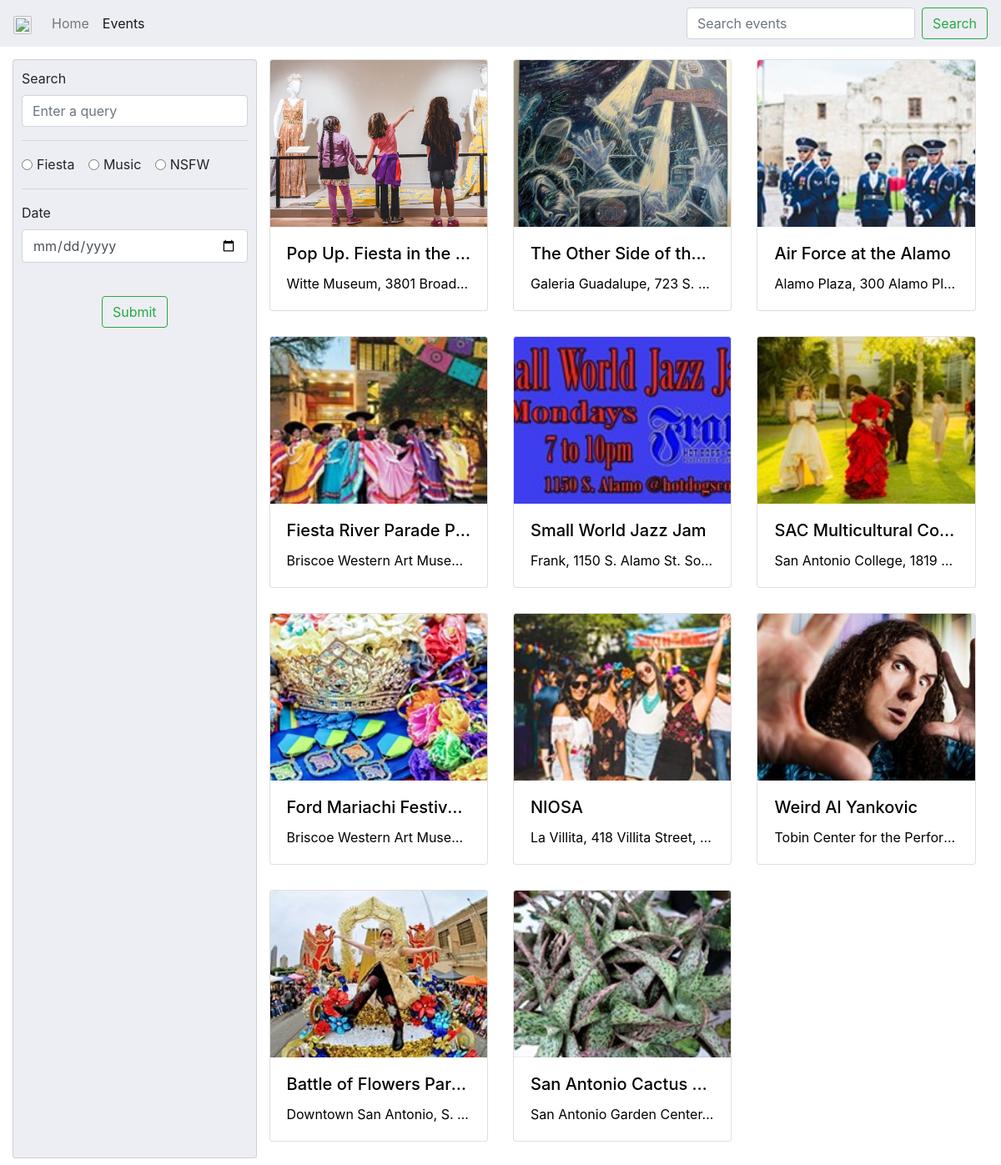
The app's page /category/default, older data.
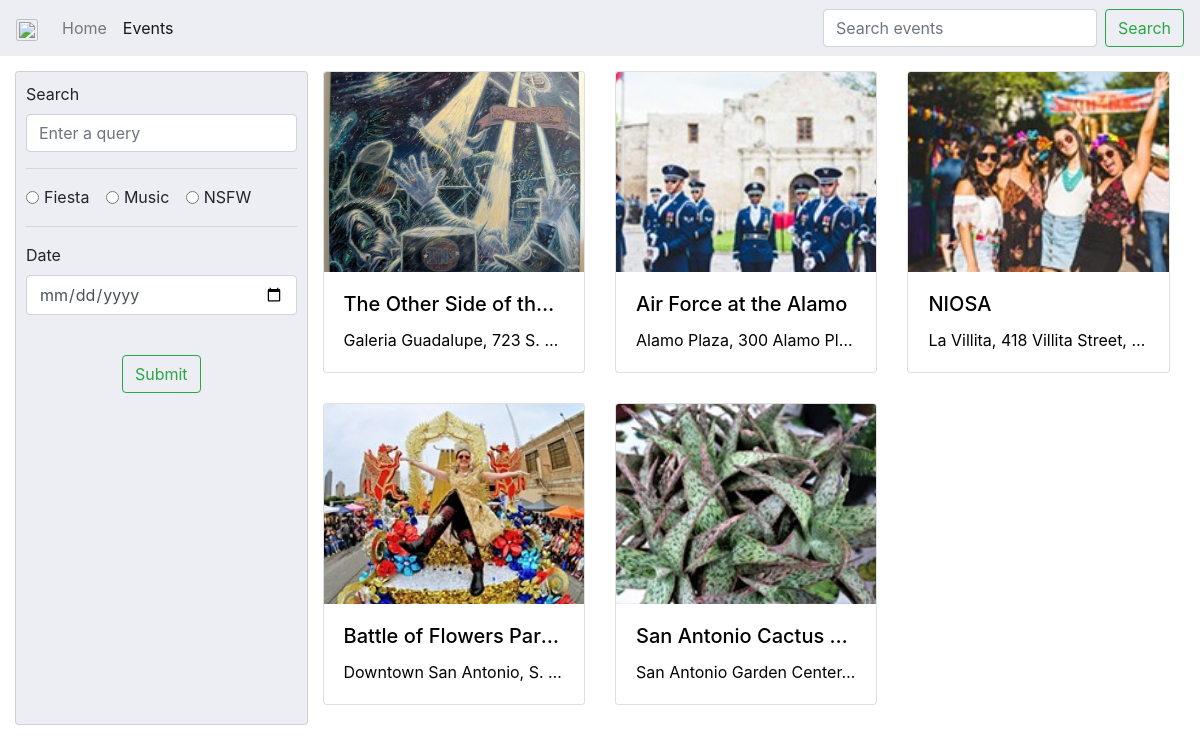
The same page, newer data.
### cal/models.py (models this page shows, shortened)
class Event(models.Model):
    title = models.CharField(max_length=100, primary_key=True)
    desc = models.TextField()
    price = models.DecimalField(max_digits=6, decimal_places=2, default=0)
    venue = models.CharField(max_length=100)
    startDate = models.DateTimeField()
    imgLoc = models.CharField(max_length=100, default='default.jpg')
    category = models.CharField(max_length=100, default='default')
    class Meta:
        ordering = [ 'startDate' ]
    def get_absolute_url(self):
        return reverse('event-detail', args=[self.title])

### cal/views.py (the view)
# urls.py: path('category/<category>' ,views.categoryView.as_view(), name='event-list'),
class categoryView(generic.ListView):
    def get_queryset(self):
    	searchParam = self.kwargs['category']
    	return Event.objects.filter(category__icontains=searchParam)

### cal/templates/cal/event_list.html (shortened to what this page needs)
<!DOCTYPE html>
<html style="height: 100%;">
  <head>
    <link rel="stylesheet" href="https://maxcdn.bootstrapcdn.com/bootstrap/4.0.0/css/bootstrap.min.css">
  </head>
  <body style="height: 100%;">
    <nav class="navbar navbar-expand-lg navbar-light bg-light" style="background-color: #edeef3 !important;">
      <a class="navbar-brand" href="#"><img src="https://cdn3.volusion.com/drk7m.puwj5/v/vspfiles/photos/636_Brown_Women-2.jpg" style="width:70px; padding: 2px; border: 1px solid silver; border-radius: 10%"></a>
      <div class="collapse navbar-collapse" id="navbarNavAltMarkup">
        <div class="navbar-nav">
          <a class="nav-item nav-link" href="/">Home</a>
          <a class="nav-item nav-link active" href="/events">Events</a>
        </div>
        <form class="form-inline my-2 my-lg-0 ml-auto" id="nav-form" onsubmit="submitNavForm()">
          <input class="form-control mr-sm-2" type="search" id="navSearchBar" placeholder="Search events" aria-label="Search events">
          <button class="btn btn-outline-success my-2 my-sm-0" onclick="submitNavForm()">Search</button>
        </form>
      </div>
    </nav>
    <div class="row" style="padding: 15px; width: 100%; margin: 0px;">
      <div class="col-md-3" id="formCol">
        <form id="filter-form" class="collapse" action="#" onsubmit="submitForm()">
          <div class="form-group">
            <label for="searchBar">Search</label>
            <input type="text" name="query" class="form-control" id="searchBar" placeholder="Enter a query">
          </div>
          <hr/>
          <div class="form-group">
            <div class="form-check form-check-inline">
              <input class="form-check-input" type="radio" name="form-category" id="cat1" value="Fiesta">
              <label class="form-check-label" for="cat1">Fiesta</label>
            </div>
            <div class="form-check form-check-inline">
              <input class="form-check-input" type="radio" name="form-category" id="cat2" value="Music">
              <label class="form-check-label" for="cat2">Music</label>
            </div>
            <div class="form-check form-check-inline">
              <input class="form-check-input" type="radio" name="form-category" id="cat3" value="NSFW">
              <label class="form-check-label" for="cat3">NSFW</label>
            </div>
          </div>
          <hr/>
          <div class="form-group">
            <label for="form-date">Date</label>
            <input type="date" name="date" class="form-control" id="form-date">
          </div>
          <br/>
          <p class="text-center">
            <button class="btn btn-outline-success center" onclick="submitForm()">Submit</button>
          </p>
        </form>
      </div>
      <div class="col-md-9">
        <div class="row">
          {% if event_list %}
            {% for event in event_list %}
            <div class="col-lg-4 col-md-6 col-sm-6">
              <a href="{{event.get_absolute_url}}">
                <div class="card event-card">
                  {% load static %}
                  <img class="card-img-top" src="{% static event.imgLoc %}" alt="default image" style="height: 200px; object-fit: cover;">
                  <div class="card-body" style="height: 100px;">
                    <h5 class="card-title text-truncate">{{ event.title }}</h5>
                    <p class="card-text text-truncate">{{ event.venue }}</p>
                  </div>
                </div>
              </a>
            </div>
            {% endfor %}
          {% endif %}
        </div>
      </div>
    </div>
  </body>
</html>

Row changes from the older to the newer data that the page shows:
no longer on this page (row edited): Event: imgLoc (picture), title "Pop Up. Fiesta in the…", venue "Witte Museum, 3801 Broad…"
no longer on this page (row edited): Event: imgLoc (picture), title "Fiesta River Parade…", venue "Briscoe Western Art Muse…"
no longer on this page (row edited): Event: imgLoc (picture), title "Small World Jazz Jam", venue "Frank, 1150 S. Alamo St. So…"
no longer on this page (row edited): Event: imgLoc (picture), title "SAC Multicultural Co…", venue "San Antonio College, 1819…"
no longer on this page (row edited): Event: imgLoc (picture), title "Ford Mariachi Festiv…", venue "Briscoe Western Art Muse…"
no longer on this page (row edited): Event: imgLoc (picture), title "Weird Al Yankovic", venue "Tobin Center for the Perfor…"
